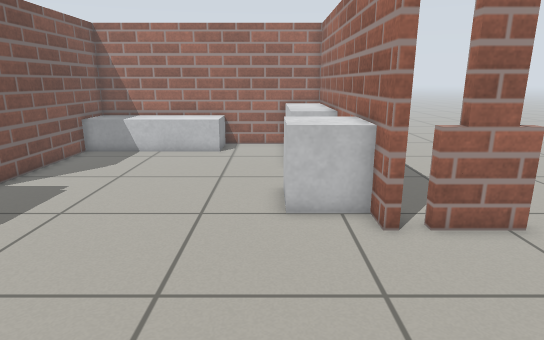
View 1 (above)

21 first-person views from a walk through a world built for the Gazebo simulator. The camera is 0.91 m above the floor, tilts 14° down and sees 75° across. Floor lines are 1 m apart. The floor is counted in squares, 0.25 m on a side. Each view is taken from the middle of a square. On the plan, view 1 faces up. The plan holds only what a view shows up to about 20 squares ahead; the rest is blank. Robots are left out. Simple shapes stand in for some stock models.

View 2
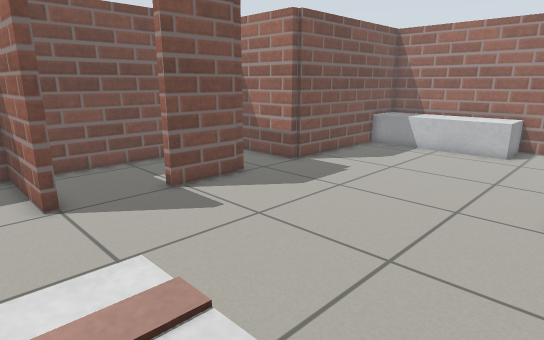

View 3
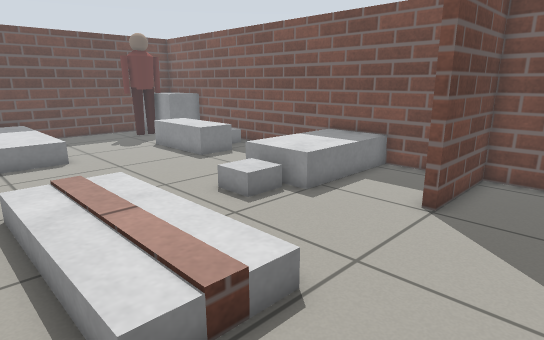

View 4
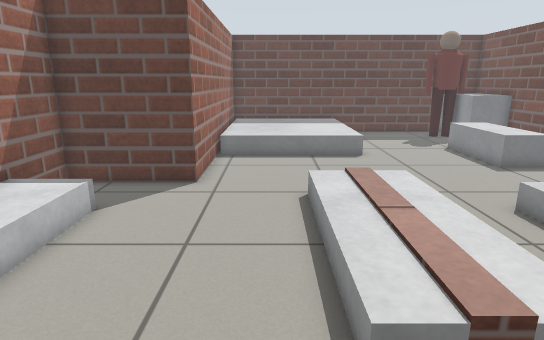

View 5
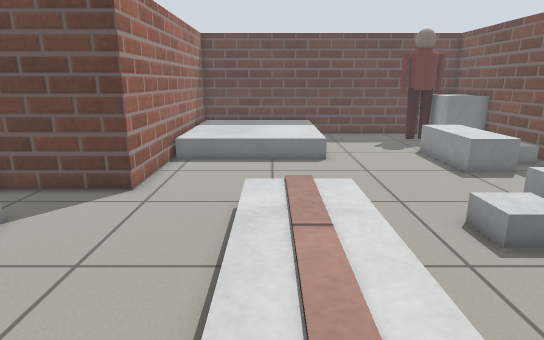

View 6
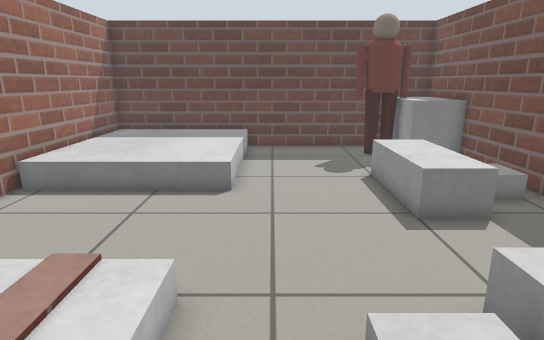

View 7
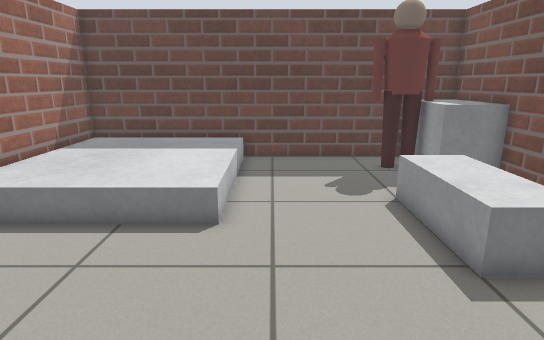

View 8
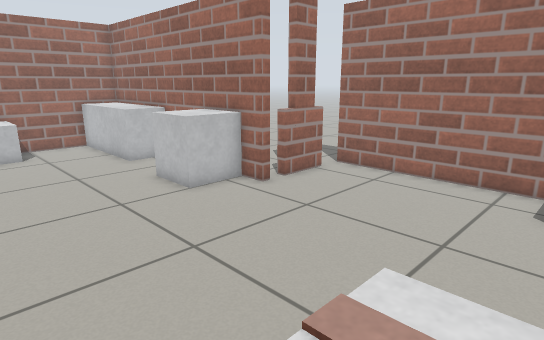

View 9
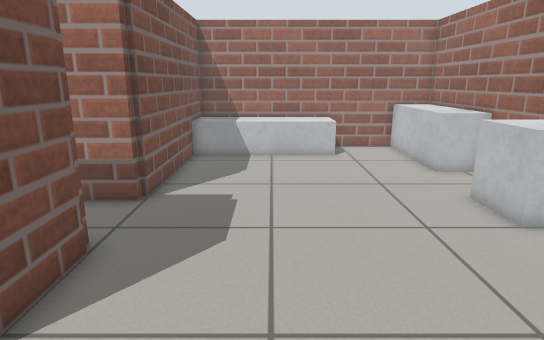

View 10
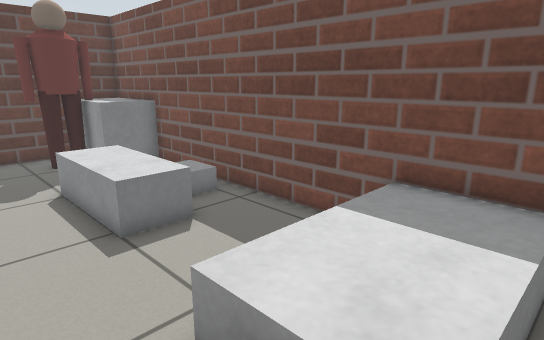

View 11
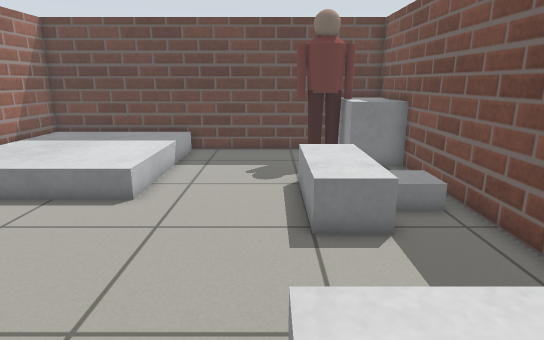

View 12
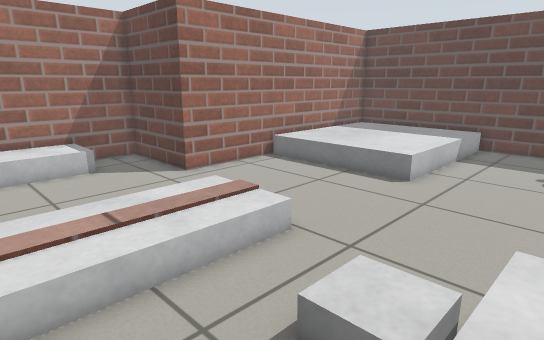

View 13
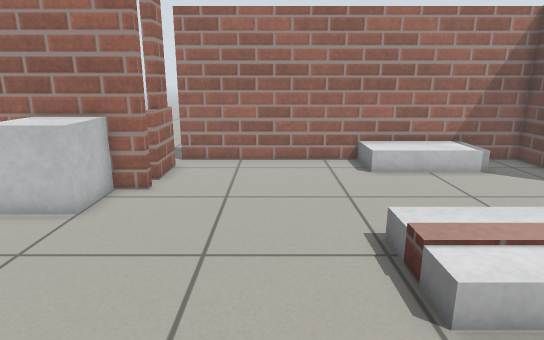

View 14
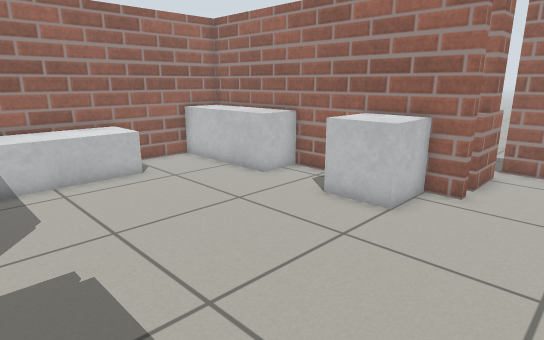

View 15
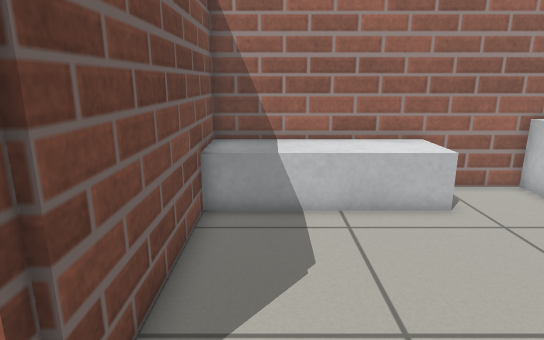

View 16
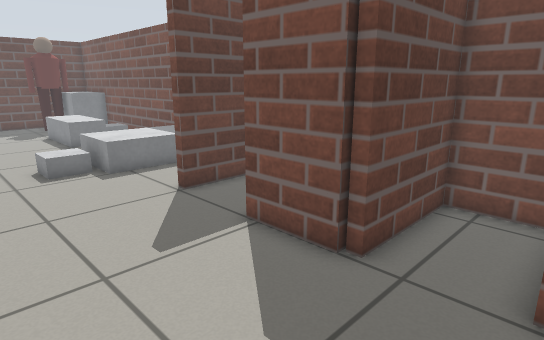

View 17
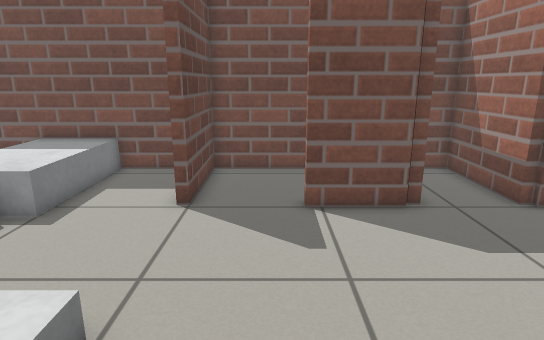

View 18
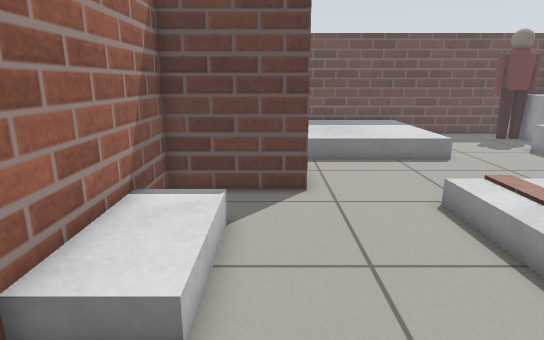

View 19
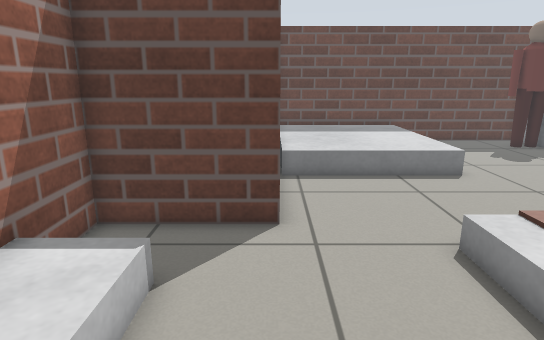

View 20
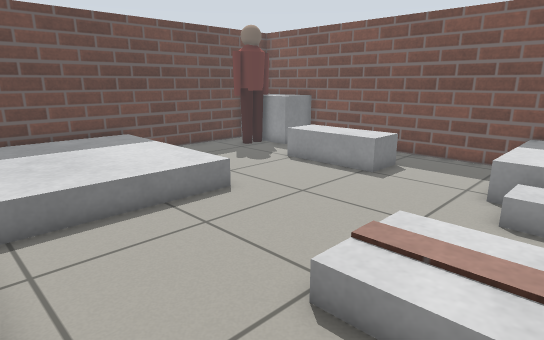

View 21
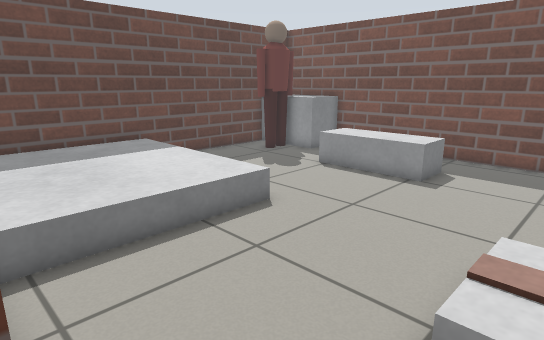

### Floor plan
Points are (right, up) in squares from view 1. A wall is a line through its corners. A room is listed if a view was taken in it or the views show most of it. See-through windows are left out.
Room 1 (views 1, 2, 3, 4, 5, 6, 7, 8, 9, 10, 11, 12, 13, 14, 15, 16, 17, 18, 19, 20, 21)
walls: (-10, 8.1) (-10, 5) (-10.5, 5); (3.3, 8.3) (2.8, 8.3) (2.8, 21.1); (-14.8, 7.4) (-14.8, 1.5) (-10.2, 1.5) (-10.2, 1.1) (-14.8, 1.1) (-14.8, -21.3); (6.5, 8.3) (4, 8.3); (-10.2, 12) (-10.2, 11.5) (-14.8, 11.5) (-14.8, 8.5) (-10.2, 8.5) (-10.2, 8); (2.8, -21.3) (2.8, -7.7) (7.6, -7.7) (7.6, 7.4); (-12.5, -21.3) (-4.4, -21.3); (0.5, 21.1) (-3.6, 21.1); (-9.4, 21.1) (-10, 21.1) (-10, 11.9)
low walls: (-2.4, -3.4) (-2.4, -6.4); (-3.2, -6.4) (-3.2, 1.3) (-2.4, 1.3) (-2.4, 0.2)
ways out: opening at (7, 8)
objects: grey box (-14, -21) to (-13, -17); grey box (-14, -13) to (-13, -12); grey box (-14, -6) to (-10, -3); person (-13, -19) to (-10, -19); grey box (-12, -15) to (-10, -10); grey box (-10, 19) to (-3, 21); grey box (-9, -5) to (-7, -3); grey box (-4, -21) to (2, -13); grey box (-4, -6) to (-4, 1); grey box (-2, -6) to (-1, 1); grey box (1, 10) to (2, 12); grey box (1, 15) to (2, 21); grey box (5, -5) to (7, 0)

Where each view was taken, in squares from view 1:
view 1: 0 up, 0 right, facing up
view 2: 1 down, 1 right, facing up-left
view 3: 5 up, 0 right, facing down-left
view 4: 5 up, 0 right, facing down
view 5: 4 up, 2 left, facing down
view 6: 1 down, 6 left, facing down
view 7: 4 down, 6 left, facing down
view 8: 1 down, 6 left, facing up-right
view 9: 1 up, 6 left, facing up
view 10: 2 down, 7 left, facing down-left
view 11: 2 down, 9 left, facing down
view 12: 0 up, 10 left, facing down-right
view 13: 4 up, 9 left, facing right
view 14: 5 up, 9 left, facing up-right
view 15: 9 up, 8 left, facing up
view 16: 12 up, 4 left, facing down-left
view 17: 4 up, 0 right, facing left
view 18: 4 up, 4 right, facing down
view 19: 1 up, 3 right, facing down
view 20: 3 down, 3 right, facing down-left
view 21: 5 down, 3 right, facing down-left
